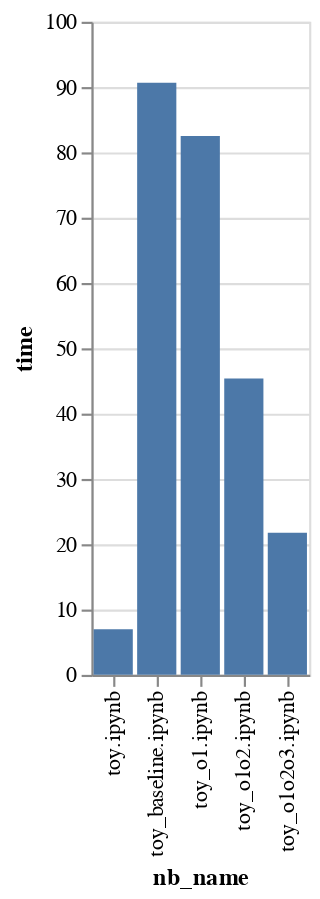

The cell this chart's notebook holds for it:
### Code cell
alt.Chart(trial).mark_bar().encode(
    x = "nb_name",
    y = "time",
    
)

### Figure 1 — Vega-Lite specification as saved in the notebook (floating-point values rounded to 4 significant figures)
{"config": {"view": {"continuousWidth": 400, "continuousHeight": 300}}, "data": {"name": "data-8680bd93eb4475c75e2279a17b734c1c"}, "mark": "bar", "encoding": {"x": {"type": "nominal", "field": "nb_name"}, "y": {"type": "quantitative", "field": "time"}}, "$schema": "https://vega.github.io/schema/vega-lite/v4.8.1.json", "datasets": {"data-8680bd93eb4475c75e2279a17b734c1c": [{"nb_name": "toy_o1o2.ipynb", "time": 45.36}, {"nb_name": "toy.ipynb", "time": 6.98}, {"nb_name": "toy_o1.ipynb", "time": 82.49}, {"nb_name": "toy_o1o2o3.ipynb", "time": 21.78}, {"nb_name": "toy_baseline.ipynb", "time": 90.65}]}}
